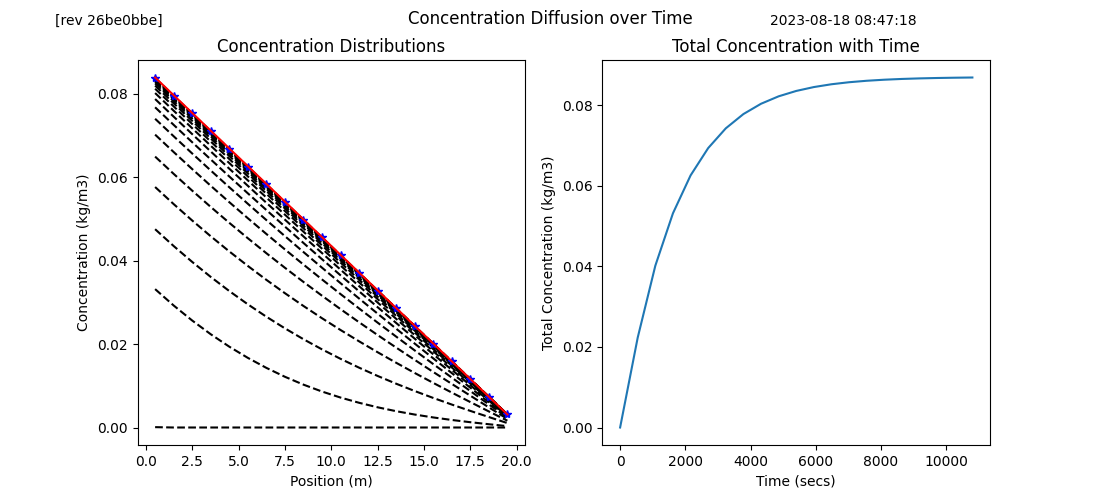

Source code (Python):
import numpy as np
import matplotlib.pyplot as plt
from git import Repo
from datetime import datetime

C_0 = 0.001 # kg/m3
D = 0.1 # m2/s
R_0 = 0.0425 #m3/s

A = 0.1 # m2

length = 20 # m
total_time = 3 * 60 * 60 # secs = 10800

n_cells = 20
time_between_plots = 540 # secs
dx = length / n_cells

x_locations = np.linspace(0.5 * dx, (n_cells - 0.5) * dx, n_cells)

dt = 0.2 # secs
plot_dt = time_between_plots / dt # timesteps
steps = int(total_time / dt) + 1

# Concentration array with temp new_concentration
concentration = np.zeros(n_cells, dtype = float)
new_concentration = np.zeros(n_cells, dtype = float)

fig, ax = plt.subplots(1, 2)#, subplot_kw = dict(box_aspect = 1))

# Keep track of each concentration array so they can be plotted later
plot_ls = []

time = 0
for step in range(steps):
    time += dt

    # Compute new concentration (don't worry about the wrapping due to np.roll, those are overwritten by the B.C.s)
    new_concentration = concentration + ((D * dt) / dx**2) * (np.roll(concentration, 1) - 2 * concentration + np.roll(concentration, -1))
    
    # Boundary Conditions (overwrite the end values)
    new_concentration[0] = concentration[0] + ((D * dt / dx**2) * (concentration[1] - concentration[0]) + ((C_0 * R_0 * dt) / A))
    new_concentration[-1] = concentration[-1] + (dt / dx) * ((-R_0 / A) * ((3/2) * concentration[-1] - (1/2) * concentration[-2]) - (D / dx) * (concentration[-1] - concentration[-2]))

    concentration[:] = new_concentration[:]

    if step % plot_dt == 0:
        # Perform a deep copy of the concentration array so it isnt overwritten on later updates
        plot_ls.append(concentration.copy())

def analytical(x_arr: np.array) -> np.array:
    return C_0 + C_0 * R_0 * ((length - x_arr) / (D * A))

def computeConcentrations(x_locations: np.array, plot_ls: list) -> np.array:
    tot_concent = []
    for plot in range(len(plot_ls)):
        integral = 0.0
        for loc in range(len(x_locations)):
            integral += plot_ls[plot][loc] * dx

        integral *= A
        tot_concent.append(integral)
    return np.array(tot_concent)

def obtain_revision_number() -> str:
    repo = Repo('.', search_parent_directories=True)
    revsha = repo.head.object.hexsha[:8]
    
    return revsha

# Plot the different concentration distributions
for plot in range(len(plot_ls)):

    if plot != len(plot_ls) - 1:
        ax[0].plot(x_locations, plot_ls[plot], "k--")
    else:
        ax[0].plot(x_locations, plot_ls[plot], "b*")

ax[0].plot(x_locations, analytical(x_locations), "r")
ax[0].set_title("Concentration Distributions")
ax[0].set_xlabel("Position (m)")
ax[0].set_ylabel("Concentration (kg/m3)")


time_arr = np.linspace(0, total_time, len(plot_ls))
ax[1].plot(time_arr, computeConcentrations(x_locations, plot_ls))
ax[1].set_title("Total Concentration with Time")
ax[1].set_xlabel("Time (secs)")
ax[1].set_ylabel("Total Concentration (kg/m3)")

# Set plot super title
plt.suptitle("Concentration Diffusion over Time")

# Add the timestamps and revision numbers
timestamp = datetime.now().strftime("%Y-%m-%d %H:%M:%S")
plt.annotate(timestamp, xy=(0.7,0.95), xycoords="figure fraction", annotation_clip=False)
plt.annotate(f"[rev {obtain_revision_number()}]", xy=(0.05,0.95), xycoords="figure fraction", annotation_clip=False)

plt.subplots_adjust(hspace=0.5)
fig.set_size_inches(11, 5)

plt.show()
